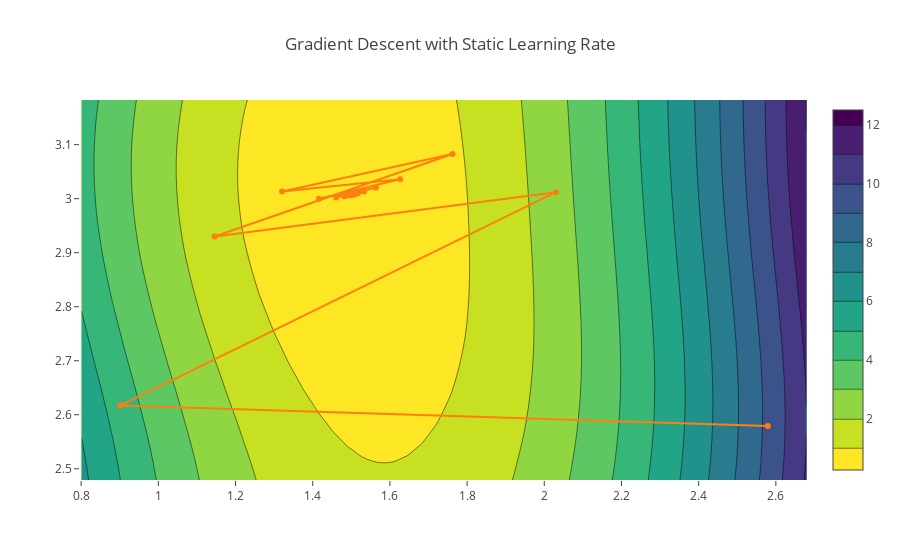

Source (notebook cell):
### Code cell
# Run this
contour_plot('Gradient Descent with Static Learning Rate', ts, l2_loss, sin_model, x, y)
